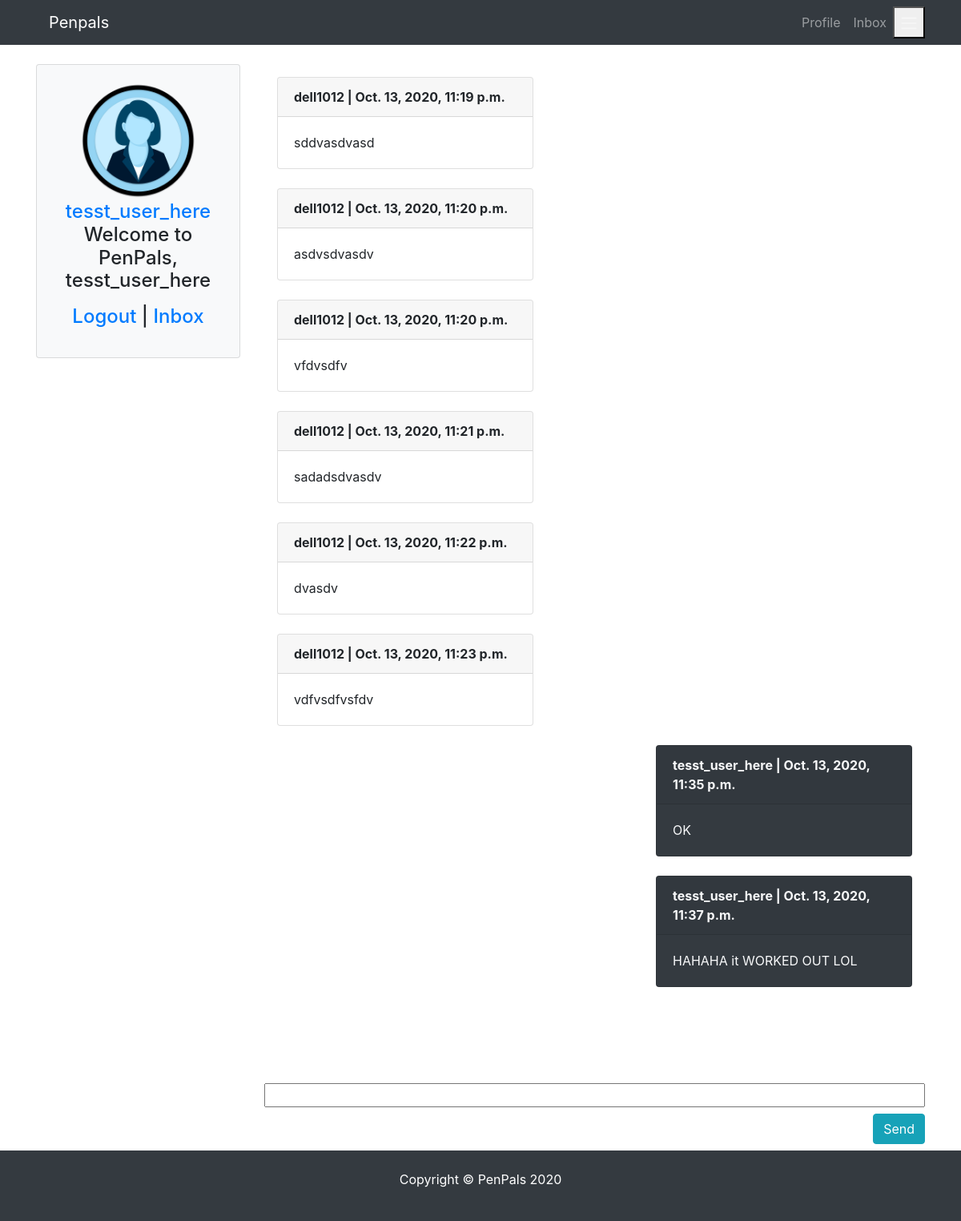
Page /message/chatbox/2 (signed in) on the committed database.
### pages/models.py (models this page shows)
class Profile(models.Model):
    user = models.OneToOneField(
        User, blank=True, null=True, on_delete=models.CASCADE)
    first = models.CharField(max_length=200, blank=True, null=True)
    last = models.CharField(max_length=200, blank=True, null=True)
    photo = models.ImageField(
        default='user.png', upload_to='photos/%y/%m',  blank=True, null=True)
    friends = models.ManyToManyField('self', blank=True)
    speaks = models.CharField(max_length=200, blank=True, null=True)
    learns = models.CharField(max_length=200, blank=True, null=True)
    def __init__(self, *args, **kwargs):
         super(Profile, self).__init__(*args, **kwargs)
         self.speaks = from_value_to_label(self.speaks)
         self.learns = from_value_to_label(self.learns)
    def __str__(self):
        return str(self.user)
    def get_absolute_url(self):
        return reverse("pages:profile", kwargs={"profile_id":self.pk})
    class Meta:
        ordering = ['-id']

### conversations/models.py (models this page shows)
class Message(models.Model):
    content = models.CharField(max_length=500)
    date = models.DateTimeField(auto_now_add=True)
    profile = models.ForeignKey(Profile,on_delete=models.CASCADE)  # related_name='from_profile',
    chat = models.ForeignKey(Chat, related_name='get_msg', on_delete=models.CASCADE)
    def __str__(self):
        return self.content
    class Meta:
        ordering = ['date']

### conversations/views.py (the view, shortened to what this page needs)
# urls.py: path("chatbox/<int:chat_id>", ChatBox.as_view(), name="chatbox"),
class ChatBox(LoginRequiredMixin, DetailView):
    model = Message
    form_class = MessageForm
    template_name = "conversations/chatbox.html"
    def get_context_data(self, **kwargs):
        self.instance = self.request.user.profile
        self.messages = Message.objects.all().filter(chat_id=self.kwargs['chat_id']) #  self.kwargs['profile_id'])
        self.context = {
            'profile': self.instance,
            'chat_id': self.kwargs['chat_id'],
            'form': self.form_class,
            'chat_messages': self.messages,
        }
        print(self.context)
        return self.context
    def get_object(self, **kwargs):
        return Message.objects.all().filter(chat_id=self.kwargs['chat_id']) #  self.kwargs['profile_id'])

### pages/utils.py (called while the page is built)
def from_value_to_label(field):
    if field is not None:
        list_of_labels = [label for value, label in LANGUAGE_CHOICES if str(value) in field]
        return ", ".join(list_of_labels)  # list_of_labels  #ast.literal_eval(field)  # [int(i) for i in field.replace('[','').replace(']','').replace(',','').replace("'",'').split(" ")] # list_of_labels #
    return field

### conversations/templates/conversations/chatbox.html (shortened to what this page needs)
{% extends 'pages/base.html' %} {% load crispy_forms_tags %} {% block content %}
<div class="row">
  {% include 'pages/partials/_sidebar.html' %}
  <div class="col-md-9 col-sm-12">
    <div class="p-3" id="messageFeed">
      {% for amessage in chat_messages %}
      <div
        class="card {% if request.user.profile == amessage.profile %} ml-auto text-light bg-dark {% endif %}"
        style="width: 20rem"
      >
        <div class="card-header font-weight-bold">
          {{amessage.profile}} | {{amessage.date}}
        </div>
        <div class="card-body">{{amessage}}</div>
      </div>
      {% endfor %}
    </div>
    <form
      action=""
      method="POST"
      enctype="multipart/form-data"
      autocomplete="off"
    >
      {% csrf_token %} {% for afield in form %}
      <div class="input-group mb-3 m-auto flex-row-reverse">
        <div class="align-self-center w-100">
          {{afield}}
        </div>
        <input
          type="submit"
          value="Send"
          class="text-white text-center my-2 btn btn-info"
        />
      </div>
      {% endfor %}
    </form>
  </div>
</div>
{% endblock content %}

### pages/templates/pages/partials/_sidebar.html
<div class="col-lg-3 col-md-3 col-sm-6 mx-auto">
    <div class="card bg-light mw-30rem">
        <div class="card-body text-center">
            <h4 class="card-title">
                {% if profile.photo %}
                    <img src="{{profile.photo.url}}" alt="profile photo url" class="card-img-top mx-auto rounded-circle">
                {% else %}
                    <img src="https://placehold.it/200x200" alt="profile photo url" class="card-img-top mx-auto rounded-circle">
                {% endif %}
                {% if not request.user.is_anonymous %}
                <a href="{{profile.get_absolute_url}}">{{profile}}</a>
                {% endif %}
                {% if request.user == profile.user %}
                <p>Welcome to PenPals, {{profile.user}}</p>
                <p><a href="{% url 'logout' %}">Logout</a> | <a href="{% url 'conversations:inbox' %}">Inbox</a></p>
                {% elif request.user.is_anonymous %}
                    <p><a href="{% url 'pages:signup' %}">Signup</a> | <a href="{% url 'login' %}">Login</a></p>
                {% endif %}
            </h4>
        </div>
    </div>
</div>

### static_files/css/styles.css (style rules this page uses)
.card-img-top { width: 70%; height: 70%; }
.card { margin-bottom: 1.5rem!important; }
#messageFeed { height: calc(100vh - 172px); overflow-y: scroll; }

### conversations/templates/conversations/chatbox.html (style rules this page uses)
#id_content { width: inherit; }

### rows in the picture
Profile: photo (picture), user.username "tesst_user_here", user "tesst_user_here"
Message: profile "dell1012", date "Oct. 13, 2020, 11:19 p.m.", content "sddvasdvasd"
Message: profile "dell1012", date "Oct. 13, 2020, 11:20 p.m.", content "asdvsdvasdv"
Message: profile "dell1012", date "Oct. 13, 2020, 11:20 p.m.", content "vfdvsdfv"
Message: profile "dell1012", date "Oct. 13, 2020, 11:21 p.m.", content "sadadsdvasdv"
Message: profile "dell1012", date "Oct. 13, 2020, 11:22 p.m.", content "dvasdv"
Message: profile "dell1012", date "Oct. 13, 2020, 11:23 p.m.", content "vdfvsdfvsfdv"
Message: profile "tesst_user_here", date "Oct. 13, 2020, 11:35 p.m.", content "OK"
Message: profile "tesst_user_here", date "Oct. 13, 2020, 11:37 p.m.", content "HAHAHA it WORKED OUT LOL"
